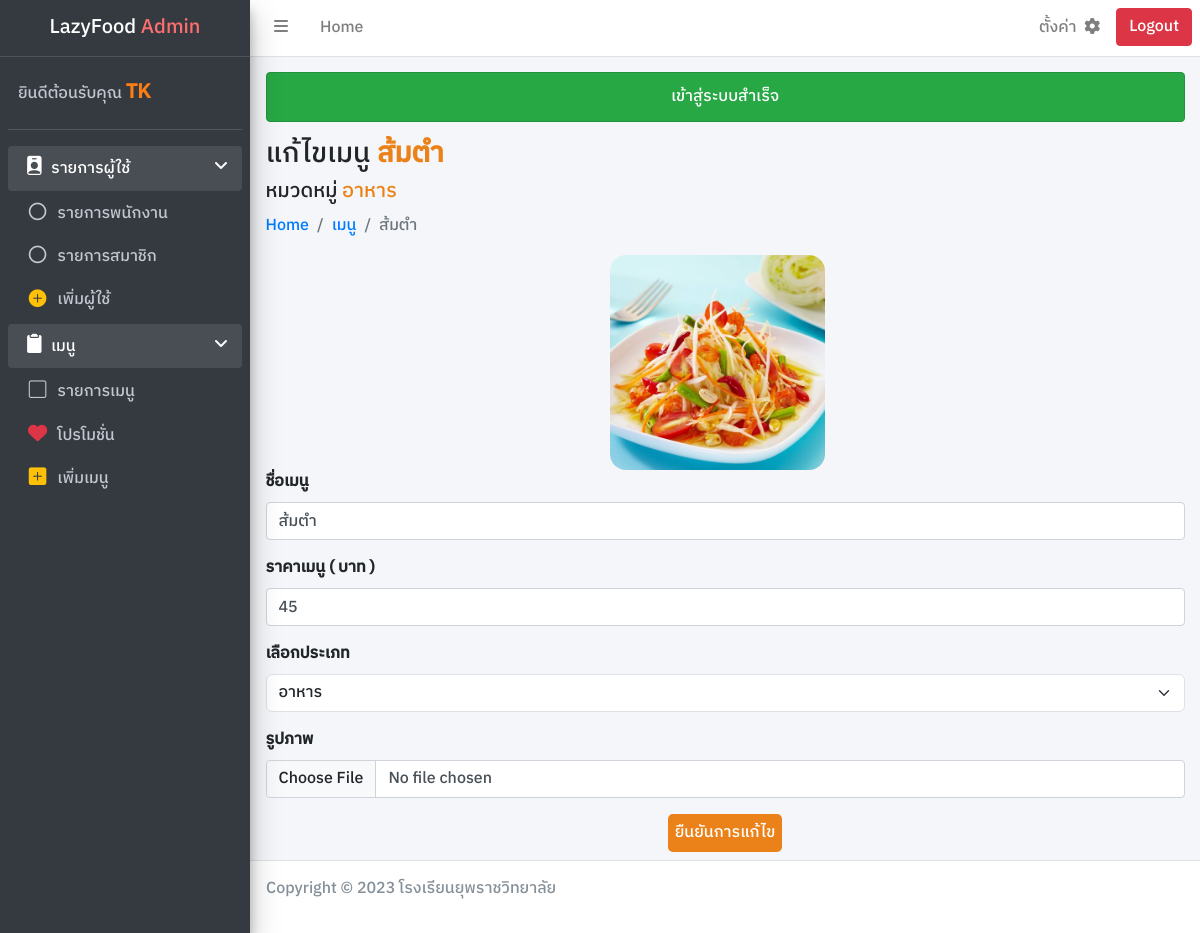
The app's page /admin/editmenu.php?menuid=42 (signed in) with its own data.
### tables this page shows
CREATE TABLE `Menu` (
  `m_id` int(11) NOT NULL,
  `m_name` varchar(255) NOT NULL,
  `m_type` varchar(255) NOT NULL,
  `m_price` int(11) NOT NULL,
  `m_image` varchar(255) NOT NULL,
  `m_promotion` tinyint(1) NOT NULL
);

### connect/server.php (called while the page is built, shortened)
<?php session_start();
    class DB_conn {
        function __construct() {
            $conn = mysqli_connect(DB_host, DB_user, DB_pass, DB_name);
            $this->dbconn = $conn;
        }
    }

### class/menu_db.php (called while the page is built, shortened)
<?php require_once '../connect/server.php';
    class Menu_DB extends DB_conn {
        public function readmenubyid($id) {
            $sql = "SELECT * FROM Menu WHERE m_id = '$id'";
            $result = mysqli_query($this->dbconn, $sql);
            return $result;
        }
    }

### admin/editmenu.php (the view, shortened to what this page needs)
<?php require_once '../connect/server.php';
require_once '../class/menu_db.php';
    $dbmenu = new Menu_DB;
    $menuid = $_GET['menuid'];
    $readmenu = $dbmenu->readmenubyid($menuid);
    $rowmenu = mysqli_fetch_assoc($readmenu);
?>
<!DOCTYPE html>
<html lang="en">
<head>
    <link rel="stylesheet" href="../framework/css/bootstrap.min.css">
    <link rel="stylesheet" href="https://cdn.jsdelivr.net/npm/bootstrap-icons@1.11.2/font/bootstrap-icons.min.css">
    <link rel="stylesheet" href="../framework/css/adminlte.min.css">
    <link rel="stylesheet" href="https://cdnjs.cloudflare.com/ajax/libs/font-awesome/6.2.1/css/all.min.css">
    <link rel="stylesheet" href="../dist/css/main.css">
</head>
<body class="wrapper">
    <?php include_once './component/navbar.php'; ?>
    <?php include_once './component/sidebar.php'; ?>
    <div class="content-wrapper">
        <div class="content-header">
            <div class="container-fluid">
                <div>
                    <?php include_once './component/succeed.php' ?>
                </div>
                <div >
                    <h3 class="">แก้ไขเมนู <a class="fw-bolder color"><?php echo $rowmenu['m_name'] ?></a></h3>
                    <h5>หมวดหมู่ <span class="color"><?php echo $rowmenu['m_type'] ?></span></h5>
                </div>
                <div>
                    <nav aria-label="breadcrumb">
                        <ol class="breadcrumb">
                            <li class="breadcrumb-item"><a href="./adminpage.php">Home</a></li>
                            <li class="breadcrumb-item"><a href="./listmenu.php">เมนู</a></li>
                            <li class="breadcrumb-item active" aria-current="page"><?php echo $rowmenu['m_name'] ?></li>
                        </ol>
                    </nav>
                </div>
            </div>
        </div>
        <div class="content">
            <div class="container-fluid">
                <div class="row">
                    <div class="row col-12">
                        <div class="col-8 col-md-6 col-lg-3 m-auto d-block">
                            <img src="../uploads/<?php echo $rowmenu['m_image'] ?>" id="preview-image" class="img-fluid rounded-4" alt="">
                        </div>
                    </div>
                    <div class="col-12">
                        <form action="../process/editmenu_db.php" method="post" enctype="multipart/form-data">
                            <div class="mb-3">
                                <label for="menuname" class="form-label">ชื่อเมนู</label>
                                <input type="text" class="form-control" id="menuname" name="menuname" value="<?php echo $rowmenu['m_name'] ?>" autocomplete="off" required>
                            </div>
                            <div class="mb-3">
                                <label for="price" class="form-label">ราคาเมนู ( บาท )</label>
                                <input type="number" class="form-control" name="price" id="price" value="<?php echo $rowmenu['m_price'] ?>" autocomplete="off" required>
                            </div>
                            <div class="mb-3">
                                <label for="menutype">เลือกประเภท</label>
                                <select class="form-select" name="menutype" id="menutype" required>
                                    <option value="<?php echo $rowmenu['m_type'] ?>" selected hidden><?php echo $rowmenu['m_type'] ?></option>
                                </select>
                            </div>
                            <div class="mb-3">
                                <label for="image" class="form-label">รูปภาพ</label>
                                <input type="file" class="form-control" accept="image/jpeg, image/png, image/jpg" onchange="showPreview(event);" name="image" id="image" autocomplete="off">
                            </div>
                            <div class="mb-2">
                                <button type="submit" class="btn-color m-auto d-block" name="editmenu">ยืนยันการแก้ไข</button>
                            </div>
                        </form>
                    </div>
                </div>
            </div>
        </div>
    </div>
    <?php include_once './component/footer.php'; ?>
</body>
</html>

### records on screen
menu: m_name "ส้มตำ", m_type "อาหาร", m_image (picture), menuname "ส้มตำ", price "45", menutype "อาหาร"

### other values on screen
$_SESSION['name'] "TK"
$_SESSION['succeed'] "เข้าสู่ระบบสำเร็จ"
